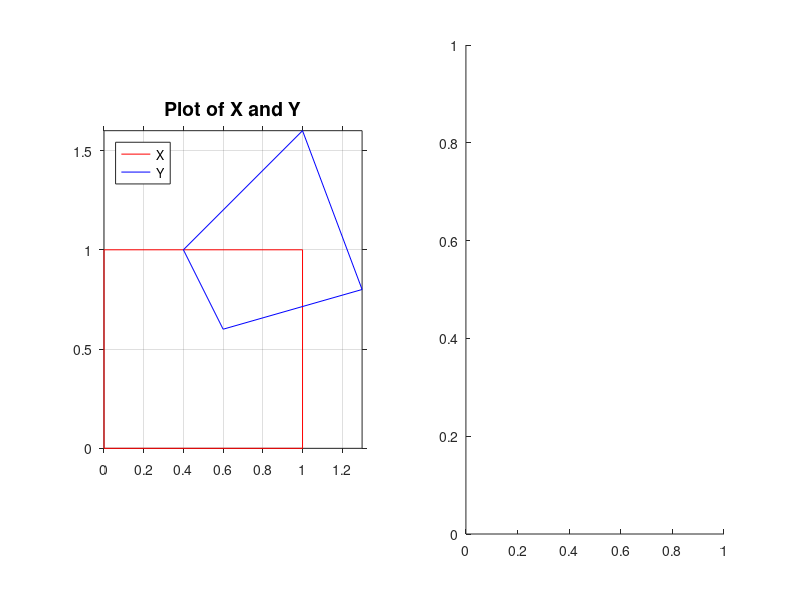

Here is the MATLAB script that generated this plot: (Note: this script raises an error after producing the figure.)
% Solution for part 4.3 of Assignment 6.
% Written by: Martin Jrgensen, tzk173

clear all;

% Define the points
X = [[0,0]
     [1,0]
     [1,1]
     [0,1]
     [0,0]];
Y = [[0.6,0.6]
     [1.3,0.8]
     [1,1.6]
     [0.4,1]
     [0.6,0.6]];

 % Perform analysis & alignment.
 TFORM = cp2tform(X, Y, 'affine');
 Z = tformfwd(TFORM, X(:,1), X(:,2));
 
% Show results.
h1 = figure(643); set(h1,'Color','White');

subplot(1,2,1);
plot(X(:,1), X(:,2),'r',Y(:,1), Y(:,2),'b'); 
legend('X','Y','Location','northwest'); grid on; axis image;
title('Plot of X and Y','FontSize',14); set(gca,'TickDir','out');

subplot(1,2,2);
plot(X(:,1), X(:,2),'r',Y(:,1), Y(:,2),'b',Z(:,1), Z(:,2),'--r');
legend('X','Y','Affine X','Location','northwest'); grid on; axis image;
title('Affine transformation of X unto Y','FontSize',14); set(gca,'TickDir','out');